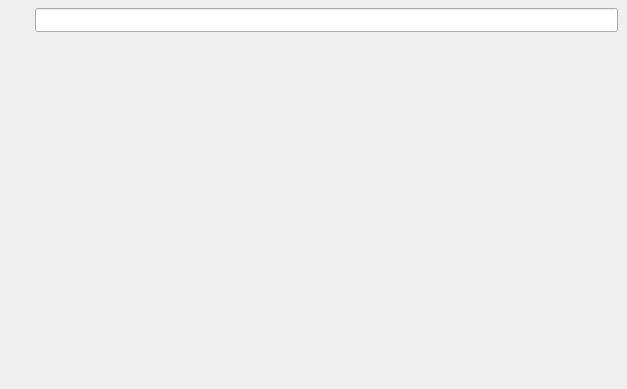
<?xml version="1.0" encoding="UTF-8"?>
<ui version="4.0">
 <class>KiranTimeZone</class>
 <widget class="QWidget" name="KiranTimeZone">
  <property name="geometry">
   <rect>
    <x>0</x>
    <y>0</y>
    <width>627</width>
    <height>389</height>
   </rect>
  </property>
  <property name="sizePolicy">
   <sizepolicy hsizetype="Preferred" vsizetype="Preferred">
    <horstretch>0</horstretch>
    <verstretch>0</verstretch>
   </sizepolicy>
  </property>
  <property name="focusPolicy">
   <enum>Qt::NoFocus</enum>
  </property>
  <property name="windowTitle">
   <string>Form</string>
  </property>
  <property name="styleSheet">
   <string notr="true"/>
  </property>
  <layout class="QVBoxLayout" name="verticalLayout">
   <property name="spacing">
    <number>0</number>
   </property>
   <property name="leftMargin">
    <number>0</number>
   </property>
   <property name="topMargin">
    <number>0</number>
   </property>
   <property name="rightMargin">
    <number>0</number>
   </property>
   <property name="bottomMargin">
    <number>2</number>
   </property>
   <item alignment="Qt::AlignTop">
    <widget class="QWidget" name="widget_edit" native="true">
     <property name="sizePolicy">
      <sizepolicy hsizetype="Preferred" vsizetype="Fixed">
       <horstretch>0</horstretch>
       <verstretch>0</verstretch>
      </sizepolicy>
     </property>
     <property name="minimumSize">
      <size>
       <width>0</width>
       <height>40</height>
      </size>
     </property>
     <property name="maximumSize">
      <size>
       <width>16777215</width>
       <height>40</height>
      </size>
     </property>
     <property name="styleSheet">
      <string notr="true"/>
     </property>
     <layout class="QHBoxLayout" name="horizontalLayout">
      <property name="spacing">
       <number>10</number>
      </property>
      <property name="leftMargin">
       <number>9</number>
      </property>
      <property name="topMargin">
       <number>8</number>
      </property>
      <property name="rightMargin">
       <number>9</number>
      </property>
      <property name="bottomMargin">
       <number>8</number>
      </property>
      <item>
       <widget class="QLabel" name="label_search">
        <property name="sizePolicy">
         <sizepolicy hsizetype="Fixed" vsizetype="Fixed">
          <horstretch>0</horstretch>
          <verstretch>0</verstretch>
         </sizepolicy>
        </property>
        <property name="minimumSize">
         <size>
          <width>16</width>
          <height>16</height>
         </size>
        </property>
        <property name="maximumSize">
         <size>
          <width>16</width>
          <height>16</height>
         </size>
        </property>
        <property name="styleSheet">
         <string notr="true"/>
        </property>
        <property name="text">
         <string/>
        </property>
       </widget>
      </item>
      <item>
       <widget class="QLineEdit" name="edit_search">
        <property name="sizePolicy">
         <sizepolicy hsizetype="Expanding" vsizetype="Preferred">
          <horstretch>0</horstretch>
          <verstretch>0</verstretch>
         </sizepolicy>
        </property>
        <property name="styleSheet">
         <string notr="true"/>
        </property>
        <property name="frame">
         <bool>true</bool>
        </property>
       </widget>
      </item>
     </layout>
    </widget>
   </item>
   <item>
    <widget class="QScrollArea" name="scrollArea">
     <property name="sizePolicy">
      <sizepolicy hsizetype="Expanding" vsizetype="Expanding">
       <horstretch>0</horstretch>
       <verstretch>0</verstretch>
      </sizepolicy>
     </property>
     <property name="frameShape">
      <enum>QFrame::NoFrame</enum>
     </property>
     <property name="frameShadow">
      <enum>QFrame::Plain</enum>
     </property>
     <property name="lineWidth">
      <number>0</number>
     </property>
     <property name="horizontalScrollBarPolicy">
      <enum>Qt::ScrollBarAlwaysOff</enum>
     </property>
     <property name="sizeAdjustPolicy">
      <enum>QAbstractScrollArea::AdjustToContents</enum>
     </property>
     <property name="widgetResizable">
      <bool>true</bool>
     </property>
     <widget class="KiranTimeZoneList" name="timeZoneList">
      <property name="geometry">
       <rect>
        <x>0</x>
        <y>0</y>
        <width>627</width>
        <height>347</height>
       </rect>
      </property>
     </widget>
    </widget>
   </item>
  </layout>
 </widget>
 <customwidgets>
  <customwidget>
   <class>KiranTimeZoneList</class>
   <extends>QWidget</extends>
   <header location="global">kiran-time-zone-list.h</header>
   <container>1</container>
  </customwidget>
 </customwidgets>
 <resources/>
 <connections/>
</ui>
